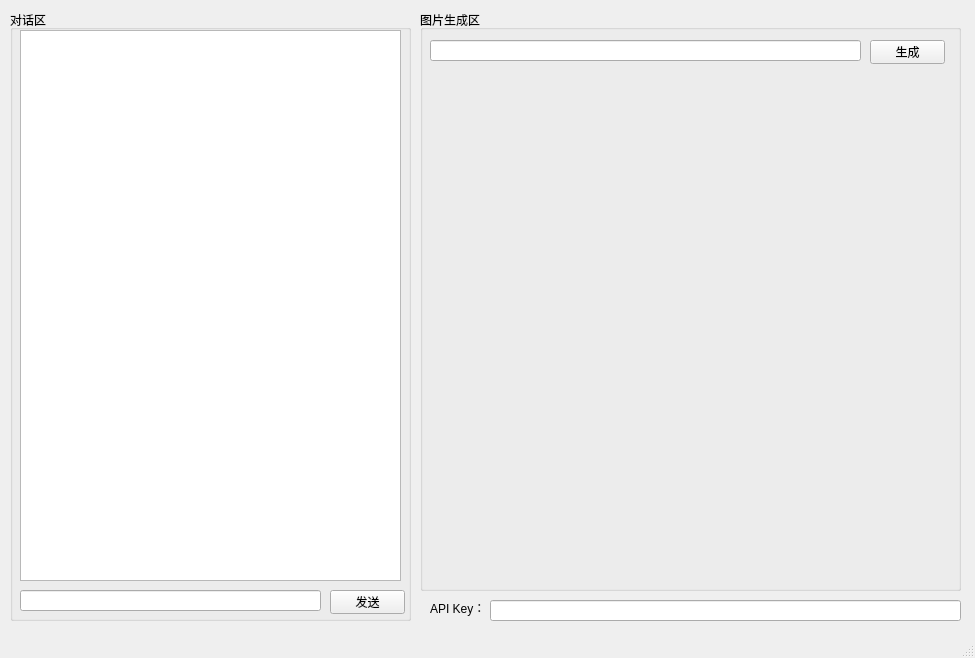
<?xml version="1.0" encoding="UTF-8"?>
<ui version="4.0">
 <class>MainWindow</class>
 <widget class="QMainWindow" name="MainWindow">
  <property name="geometry">
   <rect>
    <x>0</x>
    <y>0</y>
    <width>975</width>
    <height>658</height>
   </rect>
  </property>
  <property name="windowTitle">
   <string>SimpleGPTQtDemo</string>
  </property>
  <widget class="QWidget" name="centralWidget">
   <widget class="QGroupBox" name="chatGroupBox">
    <property name="geometry">
     <rect>
      <x>10</x>
      <y>10</y>
      <width>401</width>
      <height>611</height>
     </rect>
    </property>
    <property name="title">
     <string>对话区</string>
    </property>
    <widget class="QLineEdit" name="chatLineEdit">
     <property name="geometry">
      <rect>
       <x>10</x>
       <y>580</y>
       <width>301</width>
       <height>21</height>
      </rect>
     </property>
    </widget>
    <widget class="QTextEdit" name="chatTextEdit">
     <property name="geometry">
      <rect>
       <x>10</x>
       <y>20</y>
       <width>381</width>
       <height>551</height>
      </rect>
     </property>
    </widget>
    <widget class="QPushButton" name="chatPushButton">
     <property name="geometry">
      <rect>
       <x>320</x>
       <y>580</y>
       <width>75</width>
       <height>24</height>
      </rect>
     </property>
     <property name="text">
      <string>发送</string>
     </property>
    </widget>
   </widget>
   <widget class="QGroupBox" name="createImgGroupBox">
    <property name="geometry">
     <rect>
      <x>420</x>
      <y>10</y>
      <width>541</width>
      <height>581</height>
     </rect>
    </property>
    <property name="title">
     <string>图片生成区</string>
    </property>
    <widget class="QLineEdit" name="createImgLineEdit">
     <property name="geometry">
      <rect>
       <x>10</x>
       <y>30</y>
       <width>431</width>
       <height>21</height>
      </rect>
     </property>
    </widget>
    <widget class="QPushButton" name="createImgPushButton">
     <property name="geometry">
      <rect>
       <x>450</x>
       <y>30</y>
       <width>75</width>
       <height>24</height>
      </rect>
     </property>
     <property name="text">
      <string>生成</string>
     </property>
    </widget>
    <widget class="QLabel" name="createImgLabel">
     <property name="geometry">
      <rect>
       <x>10</x>
       <y>60</y>
       <width>512</width>
       <height>512</height>
      </rect>
     </property>
     <property name="text">
      <string/>
     </property>
    </widget>
   </widget>
   <widget class="QLineEdit" name="apiKeyLineEdit">
    <property name="geometry">
     <rect>
      <x>490</x>
      <y>600</y>
      <width>471</width>
      <height>21</height>
     </rect>
    </property>
   </widget>
   <widget class="QLabel" name="apiKeyLabel">
    <property name="geometry">
     <rect>
      <x>430</x>
      <y>600</y>
      <width>61</width>
      <height>16</height>
     </rect>
    </property>
    <property name="text">
     <string>API Key：</string>
    </property>
   </widget>
  </widget>
  <widget class="QStatusBar" name="statusBar"/>
 </widget>
 <resources/>
 <connections/>
</ui>
